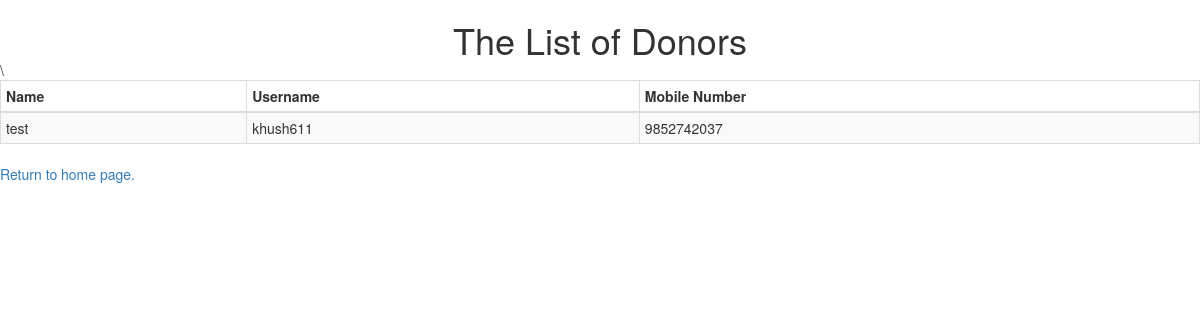
The app's page /donor, older data.
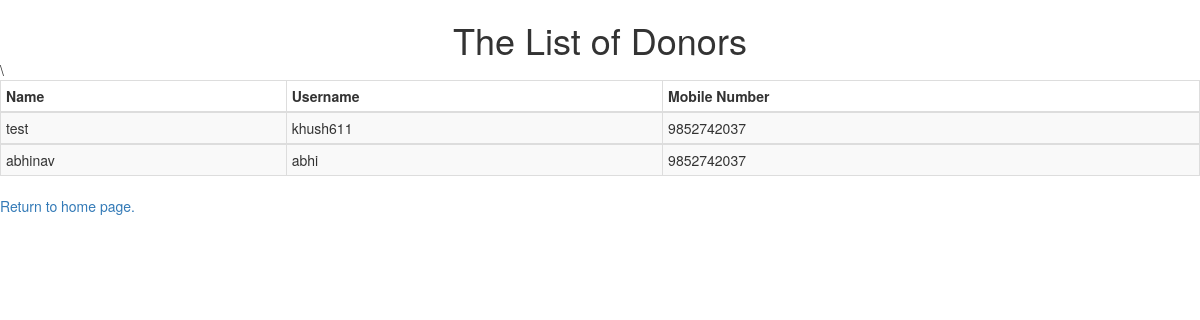
The same page, newer data.
### MedicalDonation/models.py (models this page shows, shortened)
class Doner(models.Model):
    name = models.CharField(max_length=64)
    address = models.CharField(max_length=128,unique=True)
    pinCode = models.IntegerField()
    Phone_no = models.IntegerField()
    BirthDate = models.DateField()
    UID = models.IntegerField(unique=True)
    email = models.EmailField(max_length=64)
    username = models.CharField(max_length=16,unique=True)
    password = models.CharField(max_length=16)
    image = models.FileField(upload_to='photos/doner')

### MedicalDonation/views.py (the view)
# urls.py: path("donor", views.donors, name= "Donor_view"),
def donors(request):
    context = {
    "donors": Doner.objects.all()
    }
    return render(request, "MedicalDonation/donor.html",context)

### MedicalDonation/templates/MedicalDonation/donor.html (shortened to what this page needs)
<!DOCTYPE html>
<html lang="en" dir="ltr">
  <head>
    <link rel="stylesheet" href="https://maxcdn.bootstrapcdn.com/bootstrap/3.3.7/css/bootstrap.min.css">
  </head>
  <body>
    <h1 class="nav nav-pills nav-stacked" data-spy="affix" data-offset-top="205" style="text-align: center">The List of Donors</h1>
    {% load static %}
    <div class="">
      <table border="1" class="table table-striped table-bordered table-hover table-condensed">
        <thead>
          <th> <b>Name</b> </th>
          <th> <b>Username</b>  </th>
          <th> <b>Mobile Number</b> </th>
        </thead>
        {% for doner in donors %}
        <tbody>
            <td>{{doner.name}}</td>
            <td>{{doner.username}}</td>
            <td>{{doner.Phone_no}}</td>
        </tbody>
            {% endfor  %}
\      </table>
      <a href="/">Return to home page.</a>
    </div>
  </body>
</html>

Row changes from the older to the newer data that the page shows:
added Doner: name "abhinav", username "abhi", Phone_no "9852742037"
